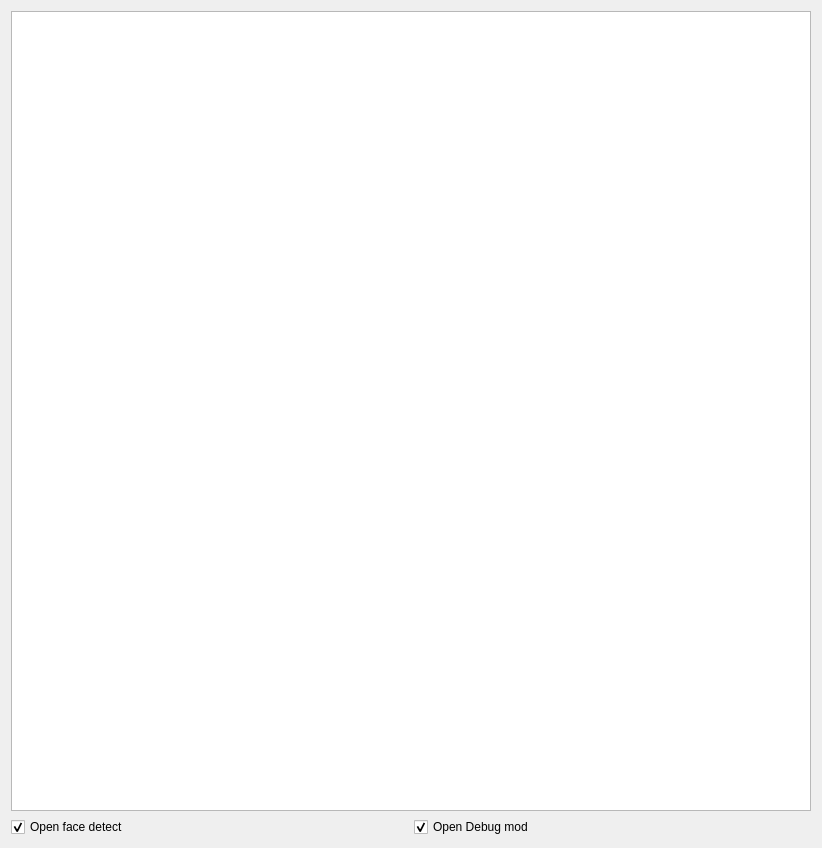
<?xml version="1.0" encoding="UTF-8"?>
<ui version="4.0">
 <class>FaceWindow</class>
 <widget class="QDialog" name="FaceWindow">
  <property name="geometry">
   <rect>
    <x>0</x>
    <y>0</y>
    <width>820</width>
    <height>846</height>
   </rect>
  </property>
  <property name="windowTitle">
   <string>Dialog</string>
  </property>
  <layout class="QGridLayout" name="gridLayout">
   <item row="1" column="0" rowspan="2">
    <layout class="QHBoxLayout" name="horizontalLayout">
     <property name="sizeConstraint">
      <enum>QLayout::SetMinimumSize</enum>
     </property>
     <item>
      <widget class="QCheckBox" name="checkBoxOpenDetect">
       <property name="text">
        <string>Open face detect</string>
       </property>
       <property name="checked">
        <bool>true</bool>
       </property>
      </widget>
     </item>
     <item>
      <widget class="QCheckBox" name="checkBoxOpenDebug">
       <property name="text">
        <string>Open Debug mod</string>
       </property>
       <property name="checked">
        <bool>true</bool>
       </property>
      </widget>
     </item>
    </layout>
   </item>
   <item row="0" column="0">
    <layout class="QVBoxLayout" name="verticalLayout">
     <item>
      <widget class="QGraphicsView" name="graphicsView">
       <property name="minimumSize">
        <size>
         <width>800</width>
         <height>800</height>
        </size>
       </property>
      </widget>
     </item>
    </layout>
   </item>
  </layout>
 </widget>
 <resources/>
 <connections/>
</ui>
